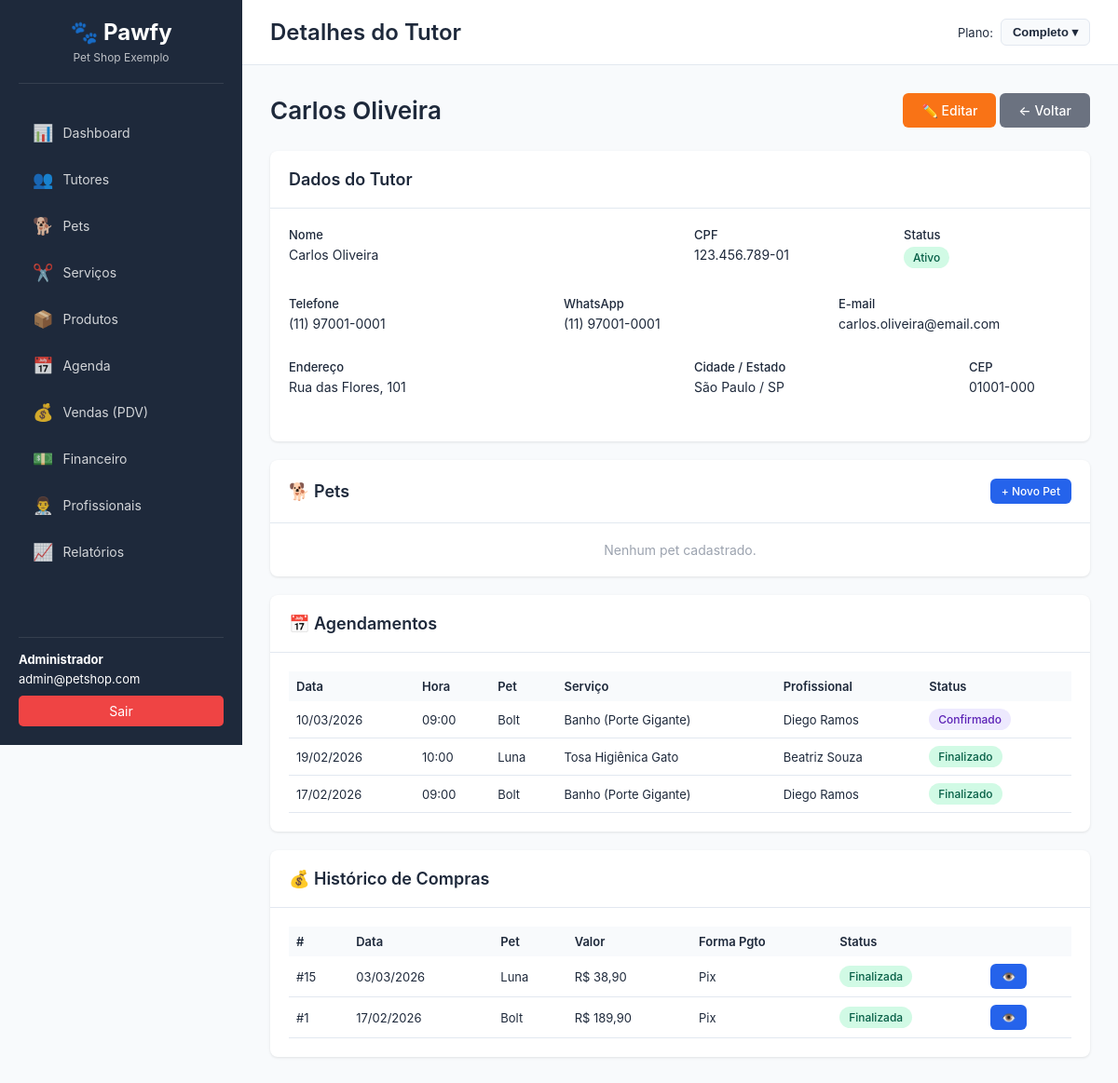
Page /?page=tutores&action=view&id=1 (signed in) on the committed database.
### tables this page shows
CREATE TABLE IF NOT EXISTS tutors (
    id INT AUTO_INCREMENT PRIMARY KEY,
    company_id INT NOT NULL,
    nome VARCHAR(255) NOT NULL,
    cpf VARCHAR(14),
    telefone VARCHAR(20),
    whatsapp VARCHAR(20),
    email VARCHAR(255),
    endereco TEXT,
    cidade VARCHAR(100),
    estado VARCHAR(2),
    cep VARCHAR(10),
    observacoes TEXT,
    status ENUM('ativo', 'inativo') DEFAULT 'ativo',
    data_criacao TIMESTAMP DEFAULT CURRENT_TIMESTAMP,
    data_atualizacao TIMESTAMP DEFAULT CURRENT_TIMESTAMP ON UPDATE CURRENT_TIMESTAMP,
    FOREIGN KEY (company_id) REFERENCES companies(id) ON DELETE CASCADE,
    INDEX idx_company (company_id),
    INDEX idx_nome (nome),
    INDEX idx_telefone (telefone)
);

CREATE TABLE IF NOT EXISTS agenda (
    id INT AUTO_INCREMENT PRIMARY KEY,
    company_id INT NOT NULL,
    pet_id INT NOT NULL,
    tutor_id INT NOT NULL,
    servico_id INT NOT NULL,
    profissional_id INT,
    data DATE NOT NULL,
    hora TIME NOT NULL,
    status ENUM('agendado', 'confirmado', 'em_atendimento', 'finalizado', 'cancelado', 'faltou') DEFAULT 'agendado',
    observacoes TEXT,
    data_criacao TIMESTAMP DEFAULT CURRENT_TIMESTAMP,
    data_atualizacao TIMESTAMP DEFAULT CURRENT_TIMESTAMP ON UPDATE CURRENT_TIMESTAMP,
    FOREIGN KEY (company_id) REFERENCES companies(id) ON DELETE CASCADE,
    FOREIGN KEY (pet_id) REFERENCES pets(id) ON DELETE CASCADE,
    FOREIGN KEY (tutor_id) REFERENCES tutors(id) ON DELETE CASCADE,
    FOREIGN KEY (servico_id) REFERENCES servicos(id) ON DELETE CASCADE,
    FOREIGN KEY (profissional_id) REFERENCES profissionais(id) ON DELETE SET NULL,
    INDEX idx_company (company_id),
    INDEX idx_data (data),
    INDEX idx_status (status),
    INDEX idx_profissional (profissional_id)
);

CREATE TABLE IF NOT EXISTS pets (
    id INT AUTO_INCREMENT PRIMARY KEY,
    company_id INT NOT NULL,
    tutor_id INT NOT NULL,
    nome VARCHAR(255) NOT NULL,
    especie ENUM('cachorro', 'gato', 'passaro', 'roedor', 'reptil', 'outro') NOT NULL,
    raca VARCHAR(100),
    sexo ENUM('macho', 'femea') NOT NULL,
    data_nascimento DATE,
    peso DECIMAL(8,2),
    cor VARCHAR(50),
    porte ENUM('mini', 'pequeno', 'medio', 'grande', 'gigante'),
    observacoes TEXT,
    status ENUM('ativo', 'inativo', 'falecido') DEFAULT 'ativo',
    data_criacao TIMESTAMP DEFAULT CURRENT_TIMESTAMP,
    data_atualizacao TIMESTAMP DEFAULT CURRENT_TIMESTAMP ON UPDATE CURRENT_TIMESTAMP,
    FOREIGN KEY (company_id) REFERENCES companies(id) ON DELETE CASCADE,
    FOREIGN KEY (tutor_id) REFERENCES tutors(id) ON DELETE CASCADE,
    INDEX idx_company (company_id),
    INDEX idx_tutor (tutor_id),
    INDEX idx_nome (nome)
);

CREATE TABLE IF NOT EXISTS servicos (
    id INT AUTO_INCREMENT PRIMARY KEY,
    company_id INT NOT NULL,
    nome VARCHAR(255) NOT NULL,
    descricao TEXT,
    preco DECIMAL(10,2) NOT NULL,
    duracao_media INT COMMENT 'Duração em minutos',
    categoria VARCHAR(100),
    status ENUM('ativo', 'inativo') DEFAULT 'ativo',
    data_criacao TIMESTAMP DEFAULT CURRENT_TIMESTAMP,
    data_atualizacao TIMESTAMP DEFAULT CURRENT_TIMESTAMP ON UPDATE CURRENT_TIMESTAMP,
    FOREIGN KEY (company_id) REFERENCES companies(id) ON DELETE CASCADE,
    INDEX idx_company (company_id),
    INDEX idx_nome (nome)
);

CREATE TABLE IF NOT EXISTS profissionais (
    id INT AUTO_INCREMENT PRIMARY KEY,
    company_id INT NOT NULL,
    nome VARCHAR(255) NOT NULL,
    funcao VARCHAR(100),
    telefone VARCHAR(20),
    email VARCHAR(255),
    comissao DECIMAL(5,2) DEFAULT 0 COMMENT 'Percentual de comissão',
    tipo_comissao ENUM('percentual', 'valor_fixo') DEFAULT 'percentual',
    status ENUM('ativo', 'inativo') DEFAULT 'ativo',
    data_criacao TIMESTAMP DEFAULT CURRENT_TIMESTAMP,
    data_atualizacao TIMESTAMP DEFAULT CURRENT_TIMESTAMP ON UPDATE CURRENT_TIMESTAMP,
    FOREIGN KEY (company_id) REFERENCES companies(id) ON DELETE CASCADE,
    INDEX idx_company (company_id),
    INDEX idx_nome (nome)
);

CREATE TABLE IF NOT EXISTS vendas (
    id INT AUTO_INCREMENT PRIMARY KEY,
    company_id INT NOT NULL,
    tutor_id INT,
    pet_id INT,
    valor_total DECIMAL(10,2) NOT NULL,
    desconto DECIMAL(10,2) DEFAULT 0,
    valor_final DECIMAL(10,2) NOT NULL,
    forma_pagamento ENUM('dinheiro', 'debito', 'credito', 'pix', 'boleto', 'outros') NOT NULL,
    status ENUM('finalizada', 'cancelada') DEFAULT 'finalizada',
    observacoes TEXT,
    data TIMESTAMP DEFAULT CURRENT_TIMESTAMP,
    data_atualizacao TIMESTAMP DEFAULT CURRENT_TIMESTAMP ON UPDATE CURRENT_TIMESTAMP,
    FOREIGN KEY (company_id) REFERENCES companies(id) ON DELETE CASCADE,
    FOREIGN KEY (tutor_id) REFERENCES tutors(id) ON DELETE SET NULL,
    FOREIGN KEY (pet_id) REFERENCES pets(id) ON DELETE SET NULL,
    INDEX idx_company (company_id),
    INDEX idx_data (data),
    INDEX idx_status (status)
);

### database/connection.php (called while the page is built, shortened)
<?php
require_once __DIR__ . '/../config/config.php';
class Database {
    private static $instance = null;
    private $connection;
    private function __construct() {
        try {
            $dsn = "mysql:host=" . DB_HOST . ";dbname=" . DB_NAME . ";charset=" . DB_CHARSET;
            $options = [
                PDO::ATTR_ERRMODE => PDO::ERRMODE_EXCEPTION,
                PDO::ATTR_DEFAULT_FETCH_MODE => PDO::FETCH_ASSOC,
                PDO::ATTR_EMULATE_PREPARES => false,
                PDO::MYSQL_ATTR_INIT_COMMAND => "SET NAMES " . DB_CHARSET
            ];
            $this->connection = new PDO($dsn, DB_USER, DB_PASS, $options);
        } catch (PDOException $e) {
            die("Erro na conexão com o banco de dados: " . $e->getMessage());
        }
    }
    public static function getInstance() {
        if (self::$instance === null) {
            self::$instance = new self();
        }
        return self::$instance;
    }
    public function getConnection() {
        return $this->connection;
    }
    public function query($sql, $params = []) {
        try {
            $stmt = $this->connection->prepare($sql);
            $stmt->execute($params);
            return $stmt->fetchAll();
        } catch (PDOException $e) {
            error_log("Erro na query: " . $e->getMessage());
            return false;
        }
    }
    public function queryOne($sql, $params = []) {
        try {
            $stmt = $this->connection->prepare($sql);
            $stmt->execute($params);
            return $stmt->fetch();
        } catch (PDOException $e) {
            error_log("Erro na query: " . $e->getMessage());
            return false;
        }
    }
}

### config/config.php (called while the page is built, shortened)
<?php
function getCompanyId() {
    return $_SESSION['company_id'] ?? null;
}
function formatarMoeda($valor) {
    return 'R$ ' . number_format($valor, 2, ',', '.');
}
function formatarData($data) {
    $timestamp = strtotime($data);
    return date('d/m/Y', $timestamp);
}

### classes/Tutor.class.php (called while the page is built, shortened)
<?php
require_once __DIR__ . '/../database/connection.php';
class Tutor {
    private $db;
    private $company_id;
    public function __construct($company_id = null) {
        $this->db = Database::getInstance();
        $this->company_id = $company_id ?? getCompanyId();
    }
    public function getById($id) {
        $sql = "SELECT * FROM tutors WHERE id = :id AND company_id = :company_id";
        $params = [
            ':id' => $id,
            ':company_id' => $this->company_id
        ];
        return $this->db->queryOne($sql, $params);
    }
    public function getHistoricoVendas($tutor_id, $limit = 10) {
        $sql = "SELECT v.*, p.nome as pet_nome
                FROM vendas v
                LEFT JOIN pets p ON v.pet_id = p.id
                WHERE v.tutor_id = :tutor_id AND v.company_id = :company_id
                ORDER BY v.data DESC
                LIMIT :limit";
        $stmt = $this->db->getConnection()->prepare($sql);
        $stmt->bindValue(':tutor_id', $tutor_id, PDO::PARAM_INT);
        $stmt->bindValue(':company_id', $this->company_id, PDO::PARAM_INT);
        $stmt->bindValue(':limit', $limit, PDO::PARAM_INT);
        $stmt->execute();
        return $stmt->fetchAll();
    }
    public function getAgendamentos($tutor_id, $filtros = []) {
        $sql = "SELECT a.*, p.nome as pet_nome, s.nome as servico_nome, pr.nome as profissional_nome
                FROM agenda a
                LEFT JOIN pets p ON a.pet_id = p.id
                LEFT JOIN servicos s ON a.servico_id = s.id
                LEFT JOIN profissionais pr ON a.profissional_id = pr.id
                WHERE a.tutor_id = :tutor_id AND a.company_id = :company_id";
        $params = [
            ':tutor_id' => $tutor_id,
            ':company_id' => $this->company_id
        ];
        $sql .= " ORDER BY a.data DESC, a.hora DESC";
        return $this->db->query($sql, $params);
    }
}

### views/tutores/view.php (the view, shortened to what this page needs)
<div class="page-header">
    <h2><?= htmlspecialchars($dados['nome']) ?></h2>
    <div>
        <a href="?page=tutores&action=edit&id=<?= $dados['id'] ?>" class="btn btn-warning">✏️ Editar</a>
        <a href="?page=tutores&action=list" class="btn btn-secondary">← Voltar</a>
    </div>
</div>
<div class="card">
    <div class="card-header"><h3>Dados do Tutor</h3></div>
    <div class="card-body">
        <div class="form-row">
            <div class="form-group col-md-6">
                <label>Nome</label>
                <p><?= htmlspecialchars($dados['nome']) ?></p>
            </div>
            <div class="form-group col-md-3">
                <label>CPF</label>
                <p><?= htmlspecialchars($dados['cpf'] ?? '-') ?></p>
            </div>
            <div class="form-group col-md-3">
                <label>Status</label>
                <p><span class="badge badge-<?= $dados['status'] == 'ativo' ? 'success' : 'danger' ?>"><?= ucfirst($dados['status']) ?></span></p>
            </div>
        </div>
        <div class="form-row">
            <div class="form-group col-md-4">
                <label>Telefone</label>
                <p><?= htmlspecialchars($dados['telefone'] ?? '-') ?></p>
            </div>
            <div class="form-group col-md-4">
                <label>WhatsApp</label>
                <p><?= htmlspecialchars($dados['whatsapp'] ?? '-') ?></p>
            </div>
            <div class="form-group col-md-4">
                <label>E-mail</label>
                <p><?= htmlspecialchars($dados['email'] ?? '-') ?></p>
            </div>
        </div>
        <div class="form-row">
            <div class="form-group col-md-6">
                <label>Endereço</label>
                <p><?= htmlspecialchars($dados['endereco'] ?? '-') ?></p>
            </div>
            <div class="form-group col-md-4">
                <label>Cidade / Estado</label>
                <p><?= htmlspecialchars($dados['cidade'] ?? '') ?><?= !empty($dados['estado']) ? ' / ' . $dados['estado'] : '' ?></p>
            </div>
            <div class="form-group col-md-2">
                <label>CEP</label>
                <p><?= htmlspecialchars($dados['cep'] ?? '-') ?></p>
            </div>
        </div>
    </div>
</div>
<div class="card">
    <div class="card-header">
        <h3>🐕 Pets</h3>
        <a href="?page=pets&action=create" class="btn btn-sm btn-primary">+ Novo Pet</a>
    </div>
    <div class="card-body">
        <?php if (empty($pets)): ?>
            <p class="text-muted text-center">Nenhum pet cadastrado.</p>
        <?php endif; ?>
    </div>
</div>
<div class="card">
    <div class="card-header">
        <h3>📅 Agendamentos</h3>
    </div>
    <div class="card-body">
        <?php if (empty($agendamentos)): ?>
            <p class="text-muted text-center">Nenhum agendamento encontrado.</p>
        <?php else: ?>
        <table class="table table-sm">
            <thead>
                <tr><th>Data</th><th>Hora</th><th>Pet</th><th>Serviço</th><th>Profissional</th><th>Status</th></tr>
            </thead>
            <tbody>
                <?php foreach (array_slice($agendamentos, 0, 10) as $ag): ?>
                <tr>
                    <td><?= formatarData($ag['data']) ?></td>
                    <td><?= substr($ag['hora'], 0, 5) ?></td>
                    <td><?= htmlspecialchars($ag['pet_nome']) ?></td>
                    <td><?= htmlspecialchars($ag['servico_nome']) ?></td>
                    <td><?= htmlspecialchars($ag['profissional_nome'] ?? '-') ?></td>
                    <td><span class="badge badge-<?= $ag['status'] ?>"><?= ucfirst($ag['status']) ?></span></td>
                </tr>
                <?php endforeach; ?>
            </tbody>
        </table>
        <?php endif; ?>
    </div>
</div>
<div class="card">
    <div class="card-header">
        <h3>💰 Histórico de Compras</h3>
    </div>
    <div class="card-body">
        <?php if (empty($historico_vendas)): ?>
            <p class="text-muted text-center">Nenhuma compra registrada.</p>
        <?php else: ?>
        <table class="table table-sm">
            <thead>
                <tr><th>#</th><th>Data</th><th>Pet</th><th>Valor</th><th>Forma Pgto</th><th>Status</th><th></th></tr>
            </thead>
            <tbody>
                <?php foreach ($historico_vendas as $v): ?>
                <tr>
                    <td>#<?= $v['id'] ?></td>
                    <td><?= formatarData(date('Y-m-d', strtotime($v['data']))) ?></td>
                    <td><?= htmlspecialchars($v['pet_nome'] ?? '-') ?></td>
                    <td><?= formatarMoeda($v['valor_final']) ?></td>
                    <td><?= ucfirst($v['forma_pagamento']) ?></td>
                    <td><span class="badge badge-<?= $v['status'] == 'finalizada' ? 'success' : 'danger' ?>"><?= ucfirst($v['status']) ?></span></td>
                    <td><a href="?page=vendas&action=view&id=<?= $v['id'] ?>" class="btn btn-sm btn-info">👁️</a></td>
                </tr>
                <?php endforeach; ?>
            </tbody>
        </table>
        <?php endif; ?>
    </div>
</div>
<?php
include __DIR__ . '/../template.php';
?>

### public/css/style.css (style rules this page uses)
:root { --primary-color: #2563EB; --secondary-color: #F97316; --success-color: #10B981; --danger-color: #EF4444; --warning-color: #F97316; --info-color: #2563EB; --dark-color: #1E293B; --light-color: #F8FAFC; --border-color: #E2E8F0; --text-color: #1E293B; --sidebar-width: 260px; }
* { margin: 0; padding: 0; box-sizing: border-box; }
body { font-family: -apple-system, BlinkMacSystemFont, 'Segoe UI', Roboto, 'Helvetica Neue', Arial, sans-serif; font-size: 14px; color: var(--text-color); background-color: #F8FAFC; }
.card { background-color: white; border-radius: 8px; box-shadow: 0 1px 3px rgba(0, 0, 0, 0.1); margin-bottom: 20px; }
.card-header { padding: 20px; border-bottom: 1px solid var(--border-color); display: flex; justify-content: space-between; align-items: center; }
.card-header h3 { font-size: 18px; font-weight: 600; }
.card-body { padding: 20px; }
.table { width: 100%; border-collapse: collapse; }
.table thead { background-color: var(--light-color); }
.table th { padding: 12px; text-align: left; font-weight: 600; font-size: 13px; color: var(--text-color); }
.table td { padding: 12px; border-bottom: 1px solid var(--border-color); }
.table-sm th, .table-sm td { padding: 8px; font-size: 13px; }
.btn { display: inline-block; padding: 10px 20px; border-radius: 6px; text-decoration: none; border: none; cursor: pointer; font-size: 14px; font-weight: 500; transition: all 0.3s; }
.btn-primary { background-color: var(--primary-color); color: white; }
.btn-secondary { background-color: #6B7280; color: white; }
.btn-warning { background-color: var(--warning-color); color: white; }
.btn-info { background-color: var(--info-color); color: white; }
.btn-sm { padding: 6px 12px; font-size: 12px; }
.form-row { display: flex; gap: 15px; margin-bottom: 15px; }
.form-group { margin-bottom: 15px; flex: 1; }
.form-group label { display: block; margin-bottom: 5px; font-weight: 500; font-size: 13px; }
.badge { display: inline-block; padding: 4px 10px; border-radius: 12px; font-size: 12px; font-weight: 500; }
.badge-success { background-color: #D1FAE5; color: #065F46; }
.badge-confirmado { background-color: #EDE9FE; color: #5B21B6; }
.badge-finalizado { background-color: #D1FAE5; color: #065F46; }
.page-header { display: flex; justify-content: space-between; align-items: center; margin-bottom: 25px; }
.page-header h2 { font-size: 26px; font-weight: 600; }
.text-center { text-align: center; }
.text-muted { color: #9CA3AF; }
.col-md-4 { flex: 0 0 33.33%; }
.col-md-2 { flex: 0 0 16.66%; max-width: 16.66%; }
.col-md-3 { flex: 0 0 25%; max-width: 25%; }
.col-md-4 { flex: 0 0 33.33%; max-width: 33.33%; }
.col-md-6 { flex: 0 0 50%; max-width: 50%; }

### rows in the picture
tutors: nome "Carlos Oliveira", cpf "123.456.789-01", status "Ativo", telefone "(11) 97001-0001", whatsapp "(11) 97001-0001", email "carlos.oliveira@email.com", endereco "Rua das Flores, 101", cidade "São Paulo", estado "SP", cep "01001-000"
agenda: data "10/03/2026", hora "09:00", pet.nome "Bolt", servico.nome "Banho (Porte Gigante)", profissional.nome "Diego Ramos", status "Confirmado"
agenda: data "19/02/2026", hora "10:00", pet.nome "Luna", servico.nome "Tosa Higiênica Gato", profissional.nome "Beatriz Souza", status "Finalizado"
agenda: data "17/02/2026", hora "09:00", pet.nome "Bolt", servico.nome "Banho (Porte Gigante)", profissional.nome "Diego Ramos", status "Finalizado"
vendas: id "15", data "03/03/2026", pet.nome "Luna", valor_final "R$ 38,90", forma_pagamento "Pix", status "Finalizada"
vendas: id "1", data "17/02/2026", pet.nome "Bolt", valor_final "R$ 189,90", forma_pagamento "Pix", status "Finalizada"

### other values in the picture
$_SESSION['company_name'] "Pet Shop Exemplo"
$_SESSION['user_name'] "Administrador"
$_SESSION['user_email'] "admin@petshop.com"
$page_title "Detalhes do Tutor"
PLANOS[$_SESSION['plano'] ?? 'completo']['nome'] "Completo"
